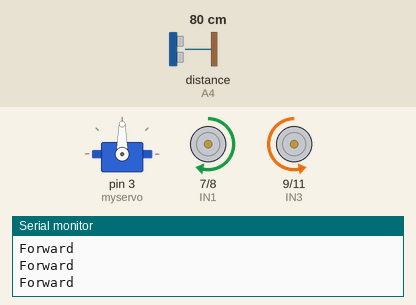
A sketch run on a simulated Arduino Uno, built with avr-gcc and run on an emulated ATmega328P. Shown: servo, motor-driver pin pairs drawn as motors (green arrow = first pin HIGH = forward, orange = second pin HIGH = backward, longer = more drive, scaled by the enable pin), the last lines printed to the serial monitor. Wiring (inferred from the names in the program): ultrasonic range finder: trigger A5; echo A4. Inputs (shaded band) come from the test bench; at power-on: distance to the obstacle (sensor on A4) 80 cm. The echo pulse lasts 58.3 µs per cm.

Above: at 1.8 s.
1.9 s: distance to the obstacle (sensor on A4) set to 12 cm
3.4 s: distance to the obstacle (sensor on A4) set to 9 cm
At 4.6 s:
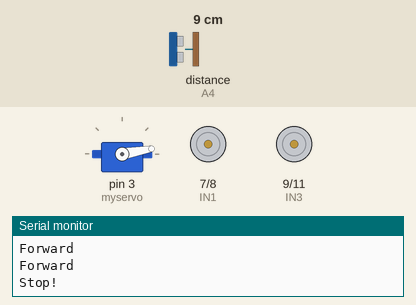
6.5 s: distance to the obstacle (sensor on A4) set to 2 cm
At 9.4 s:
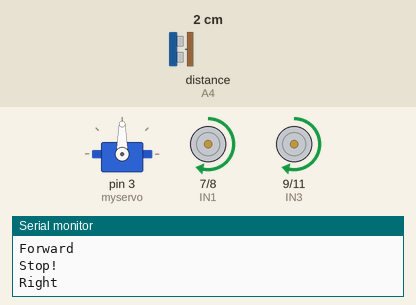
9.6 s: distance to the obstacle (sensor on A4) set to 18 cm
At 10.5 s:
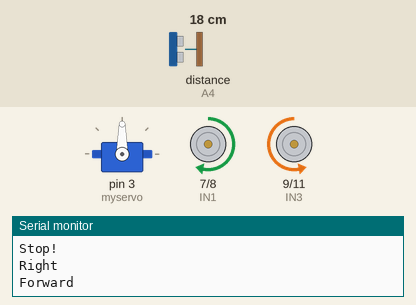
Timing chart, 0 to 12.5 s (numbered marks = the images above; inputs shaded):
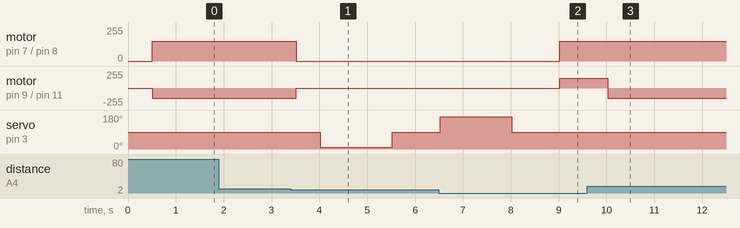

Measured:
- the behaviour switches between 11 and 10 cm on distance to the obstacle (sensor on A4) (found by bisection; images 0 and 1)
- after the input at 3.4 s, motor on pin 7 (IN1) / pin 8 (IN2): forward 150/255 → stopped after 0.12 s; motor on pin 9 (IN3) / pin 11 (IN4): backward 150/255 → stopped after 0.12 s; servo on pin 3 (myservo): 90° → 10° after 0.62 s, → 90° 1.5 s later
- after the input at 6.5 s, motor on pin 7 (IN1) / pin 8 (IN2): stopped → forward 150/255 after 2.5 s
- after the input at 9.6 s, motor on pin 7 (IN1) / pin 8 (IN2): stays forward 150/255 (without the input it goes to stopped after 0.42 s); motor on pin 9 (IN3) / pin 11 (IN4): forward 150/255 → backward 150/255 after 0.43 s; servo on pin 3 (myservo): stays 90° (without the input it goes to 10° after 0.92 s)

The sketch:

169-robot-ir.ino
```cpp
#include "robot.h"
#include <Servo.h>

Servo myservo;

int rightDistance = 0;
int leftDistance = 0;
int middleDistance = 0;

void setup() {
  myservo.attach(3);
  Serial.begin(9600);
  pinMode(Echo, INPUT);
  pinMode(Trig, OUTPUT);
  pinMode(IN1, OUTPUT);
  pinMode(IN2, OUTPUT);
  pinMode(IN3, OUTPUT);
  pinMode(IN4, OUTPUT);
  pinMode(ENA, OUTPUT);
  pinMode(ENB, OUTPUT);
  stop();
}

int MINDIST = 10;

void loop() {
  myservo.write(90);
  delay(500);
  middleDistance = Distance_test();

  if (middleDistance < MINDIST) {
    stop();
    delay(500);
    myservo.write(10);
    delay(1000);
    rightDistance = Distance_test();

    delay(500);
    myservo.write(90);
    delay(1000);
    myservo.write(170);
    delay(1000);
    leftDistance = Distance_test();

    delay(500);
    myservo.write(90);
    delay(1000);

    if (rightDistance > leftDistance) {
      right();
      delay(500);
    } else if (rightDistance < leftDistance) {
      left();
      delay(500);
    } else if ( (rightDistance <= MINDIST) || (leftDistance <= MINDIST) ) {
      back();
      delay(500);
    } else {
      forward();
    }

  } else {
    forward();
  }
}
```

robot.h
```cpp
#define ENA 5
#define ENB 6
#define IN1 7
#define IN2 8
#define IN3 9
#define IN4 11
#define carSpeed 150

int Echo = A4;
int Trig = A5;

//funzioni per il moto
void forward(){
  analogWrite(ENA, carSpeed);
  analogWrite(ENB, carSpeed);
  digitalWrite(IN1, HIGH);
  digitalWrite(IN2, LOW);
  digitalWrite(IN3, LOW);
  digitalWrite(IN4, HIGH);
  Serial.println("Forward");
}

void back() {
  analogWrite(ENA, carSpeed);
  analogWrite(ENB, carSpeed);
  digitalWrite(IN1, LOW);
  digitalWrite(IN2, HIGH);
  digitalWrite(IN3, HIGH);
  digitalWrite(IN4, LOW);
  Serial.println("Back");
}

void left() {
  analogWrite(ENA, carSpeed);
  analogWrite(ENB, carSpeed);
  digitalWrite(IN1, LOW);
  digitalWrite(IN2, HIGH);
  digitalWrite(IN3, LOW);
  digitalWrite(IN4, HIGH);
  Serial.println("Left");
}

void right() {
  analogWrite(ENA, carSpeed);
  analogWrite(ENB, carSpeed);
  digitalWrite(IN1, HIGH);
  digitalWrite(IN2, LOW);
  digitalWrite(IN3, HIGH);
  digitalWrite(IN4, LOW);
  Serial.println("Right");
}

void stop() {
  digitalWrite(ENA, LOW);
  digitalWrite(ENB, LOW);
  Serial.println("Stop!");
}

//misura distanza
//Ultrasonic distance measurement Sub function
int Distance_test() {
  digitalWrite(Trig, LOW);
  delayMicroseconds(2);
  digitalWrite(Trig, HIGH);
  delayMicroseconds(20);
  digitalWrite(Trig, LOW);
  float Fdistance = pulseIn(Echo, HIGH);
  Fdistance= Fdistance / 58;
  return (int)Fdistance;
}
```
